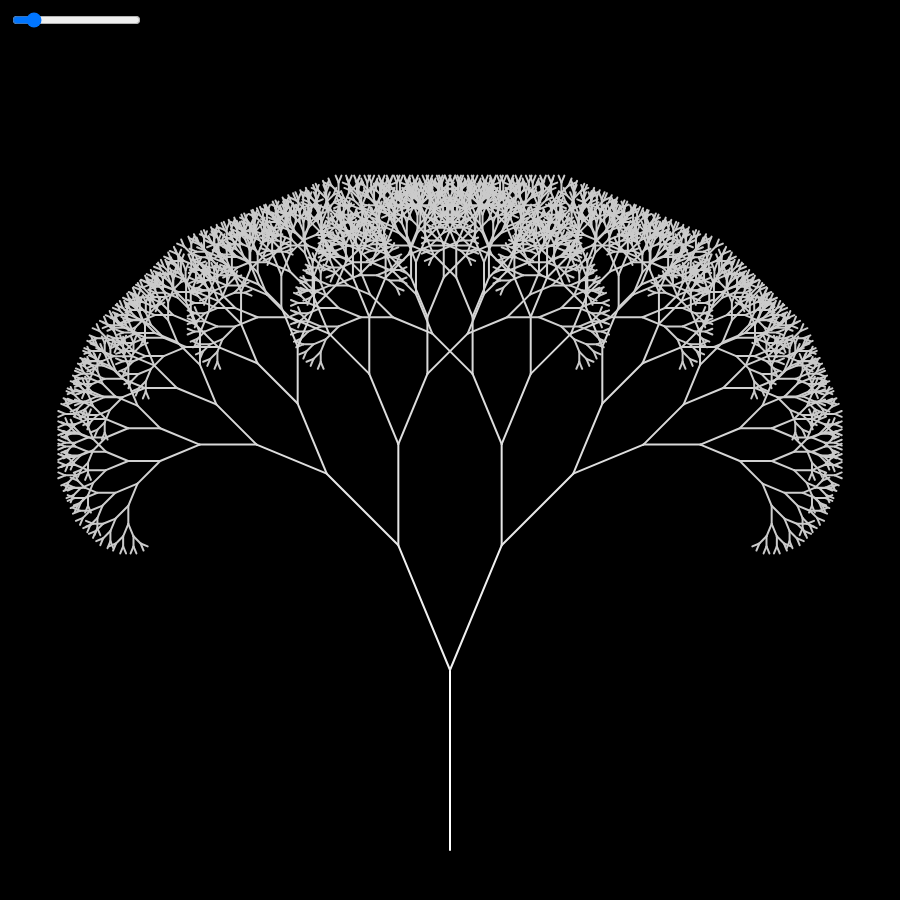
Frame 1 (no input)
Frame 60 (no input): identical to frame 1, image omitted
Frame 120 (the mouse pressed at the canvas centre since frame 60): identical to frame 1, image omitted

The p5.js sketch that drew this single still picture (run headless with seeded random() and noise() and a simulated clock; from frame 60 on, the mouse is pressed at the canvas centre):

// p5.js sketch
// ── sketch.js
let slider;
let diffAngle;

function setup()
{
  createCanvas(900, 900);
  slider = createSlider(0, PI, PI / 8, PI / 128);
  slider.position(10, 10);
}

function draw()
{
  background(0);
  //noLoop();
  stroke(255);
  strokeWeight(2);
  diffAngle = slider.value();

  translate(width / 2, height - 50);
  drawBranch(180);
}

function drawBranch(len) {
  line(0, 0, 0, -len);

  if (len > 10) {
    translate(0, -len);

    stroke(map(len, 0, 250, 200, 255));

    push();
    rotate(diffAngle);
    drawBranch(len * 0.75);
    pop();

    rotate(-diffAngle);
    drawBranch(len * 0.75);
  }
}
